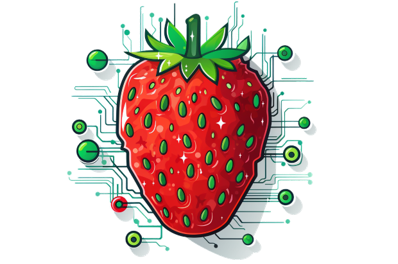
#> input picture UIProgram/ui_imgs/11.png, 398 x 264 px
$ python CounterTest.py
#> lines starting #> are read from the running program, lines starting #| are printed output that depends on the picture; after the words box and inside, x2 and y2 are one past the last pixel; in counts of white or black regions, pixels touching at a corner belong together
# encoding:utf-8
import cv2
import numpy as np

img = cv2.imread('UIProgram/ui_imgs/11.png', cv2.IMREAD_GRAYSCALE)
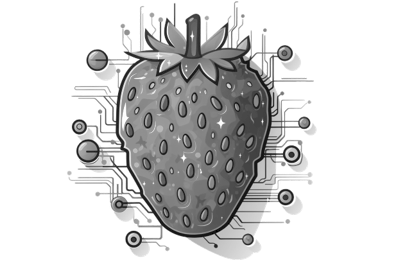
#> img: shape (264, 398); min 0, max 255, mean 212
ret, thresh = cv2.threshold(img, 160, 255, cv2.THRESH_BINARY)
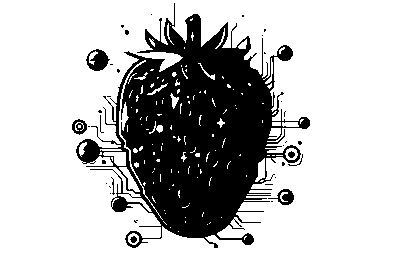
#> thresh: shape (264, 398); 74.6% white; 35 black regions (26 under 20 px)
contours,hierarchy = cv2.findContours(thresh, cv2.RETR_TREE, cv2.CHAIN_APPROX_SIMPLE)
#> contours = 225 contours, 192 with area under 20; largest, box (x1, y1, x2, y2) and area: (0, 0, 398, 264) 104411, (75, 2, 311, 249) 29734, (85, 48, 111, 72) 401, (267, 188, 295, 206) 252, (119, 60, 163, 220) 208
print(contours)
#> (printed output is left out)
# 复制原图
# img1 = img.copy()
# # 创建一幅相同大小的白色图像
# img2 = np.ones(img.shape)
# # 按照面积将所有轮廓逆序排序
# contours2 = sorted(contours, key=lambda a: cv2.contourArea(a), reverse=True)
# for c in contours2:
#     area = cv2.contourArea(c)
#     print(area)
#     # 只输出面积大于500轮廓
#     if area<500:break
#     # 分别在复制的图像上和白色图像上绘制当前轮廓
#     cv2.drawContours(img1, [c],0, (0,255,0), 3)
#     cv2.drawContours(img2, [c],0, (0,255,0), 3)

$ run again, with UIProgram/ui_imgs/112.png copied over UIProgram/ui_imgs/11.png
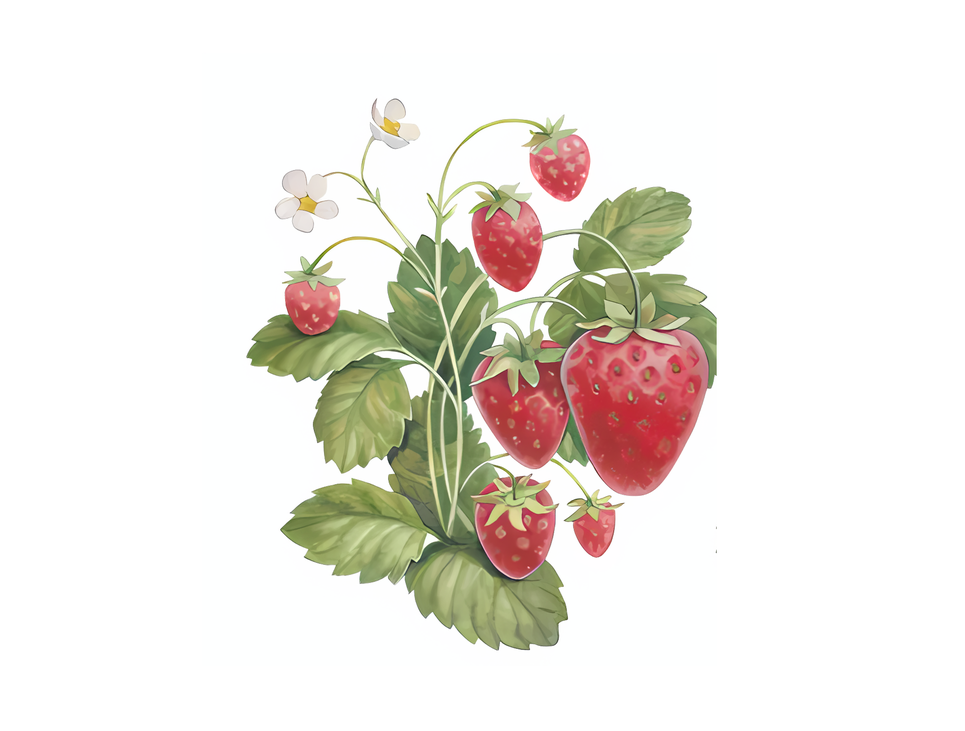
#> input picture UIProgram/ui_imgs/112.png, 965 x 731 px, shrunk from 1912 x 1448 before the run
#> `img = cv2.imread('UIProgram/ui_imgs/11.png', cv2.IMREAD_GRAYSCALE)`:
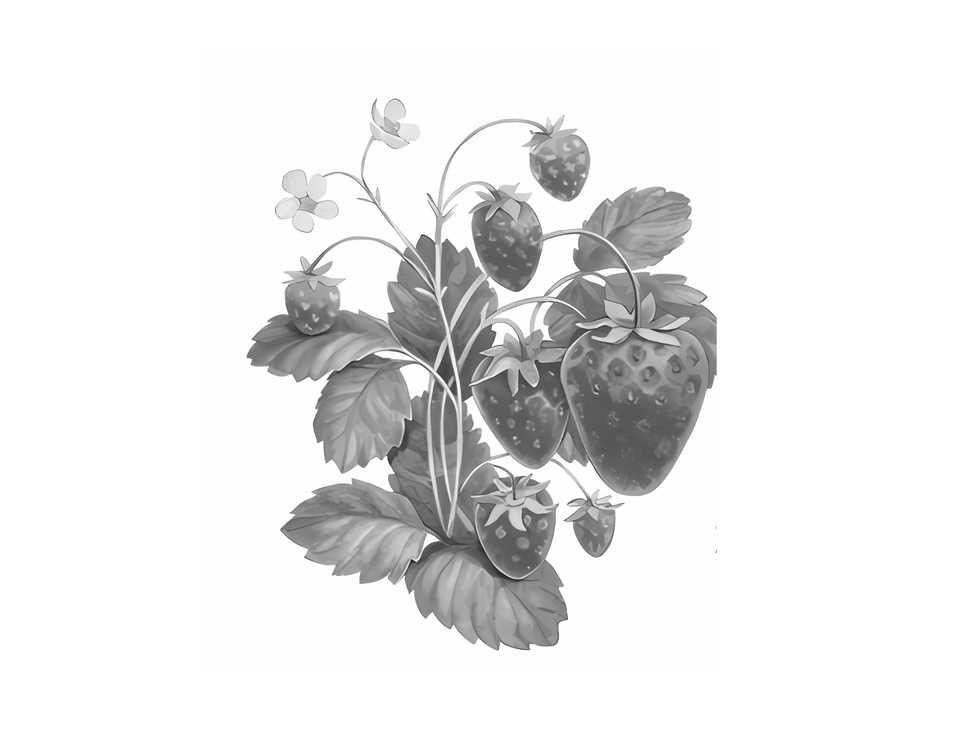
#> img: shape (731, 965); min 25, max 255, mean 232.8
#> `ret, thresh = cv2.threshold(img, 160, 255, cv2.THRESH_BINARY)`:
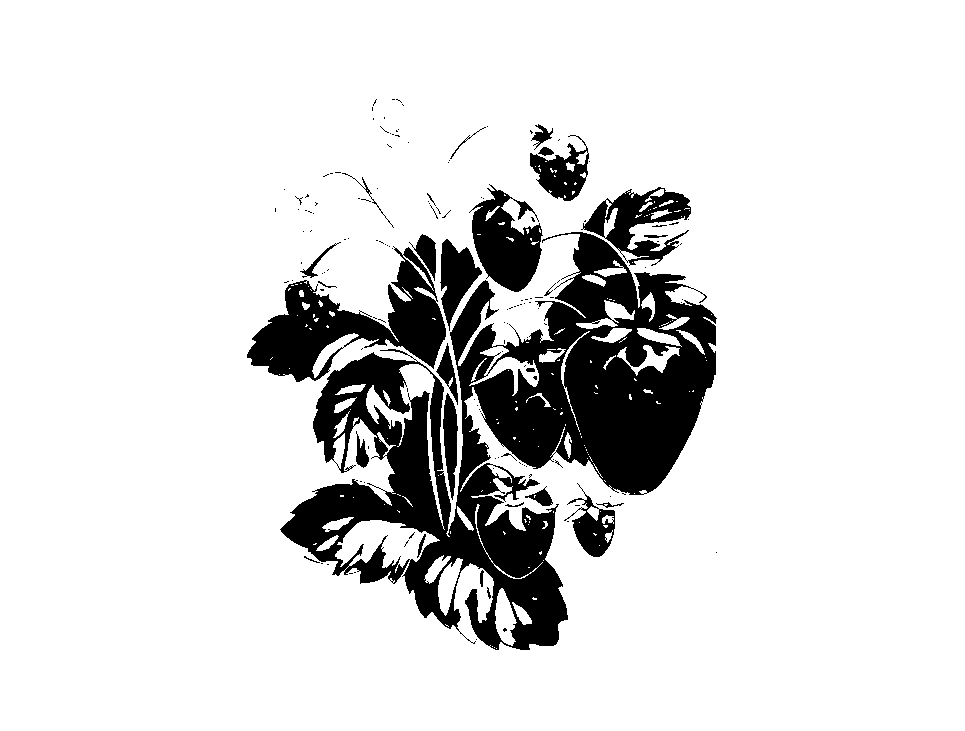
#> thresh: shape (731, 965); 86.1% white; 155 black regions (126 under 20 px)
#> contours = 677 contours, 601 with area under 20; largest, box (x1, y1, x2, y2) and area: (0, 0, 965, 731) 703720, (279, 231, 718, 651) 79814, (246, 246, 447, 383) 11465, (471, 184, 544, 293) 4640, (582, 186, 692, 266) 4208
#> (printed output is left out)
